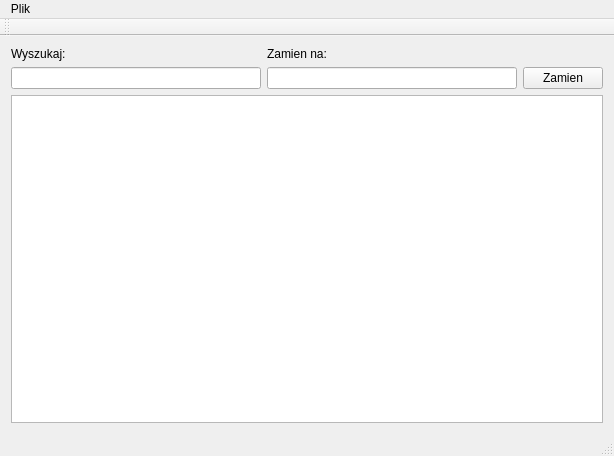
<?xml version="1.0" encoding="UTF-8"?>
<ui version="4.0">
 <class>MainWindow</class>
 <widget class="QMainWindow" name="MainWindow">
  <property name="geometry">
   <rect>
    <x>0</x>
    <y>0</y>
    <width>614</width>
    <height>456</height>
   </rect>
  </property>
  <property name="windowTitle">
   <string>MainWindow</string>
  </property>
  <widget class="QWidget" name="centralWidget">
   <layout class="QGridLayout" name="gridLayout">
    <item row="1" column="1">
     <widget class="QLineEdit" name="zamien_na"/>
    </item>
    <item row="1" column="0">
     <widget class="QLineEdit" name="wyszukaj"/>
    </item>
    <item row="0" column="0">
     <widget class="QLabel" name="label">
      <property name="text">
       <string>Wyszukaj:</string>
      </property>
     </widget>
    </item>
    <item row="0" column="1">
     <widget class="QLabel" name="label_2">
      <property name="text">
       <string>Zamien na:</string>
      </property>
     </widget>
    </item>
    <item row="1" column="2">
     <widget class="QPushButton" name="przycisk">
      <property name="text">
       <string>Zamien</string>
      </property>
     </widget>
    </item>
    <item row="2" column="0" colspan="3">
     <widget class="QTextEdit" name="poleTekstowe"/>
    </item>
   </layout>
  </widget>
  <widget class="QMenuBar" name="menuBar">
   <property name="geometry">
    <rect>
     <x>0</x>
     <y>0</y>
     <width>614</width>
     <height>18</height>
    </rect>
   </property>
   <widget class="QMenu" name="menuPlik">
    <property name="title">
     <string>Plik</string>
    </property>
    <addaction name="actionOtw_rz"/>
    <addaction name="actionZapisz_jako"/>
    <addaction name="actionZapisz"/>
    <addaction name="separator"/>
    <addaction name="actionZamknij"/>
   </widget>
   <addaction name="menuPlik"/>
  </widget>
  <widget class="QToolBar" name="mainToolBar">
   <attribute name="toolBarArea">
    <enum>TopToolBarArea</enum>
   </attribute>
   <attribute name="toolBarBreak">
    <bool>false</bool>
   </attribute>
  </widget>
  <widget class="QStatusBar" name="statusBar"/>
  <action name="actionOtw_rz">
   <property name="text">
    <string>Otwórz</string>
   </property>
  </action>
  <action name="actionZamknij">
   <property name="text">
    <string>Zamknij</string>
   </property>
  </action>
  <action name="actionZapisz_jako">
   <property name="text">
    <string>Zapisz jako...</string>
   </property>
  </action>
  <action name="actionZapisz">
   <property name="text">
    <string>Zapisz</string>
   </property>
  </action>
 </widget>
 <layoutdefault spacing="6" margin="11"/>
 <resources/>
 <connections/>
</ui>
